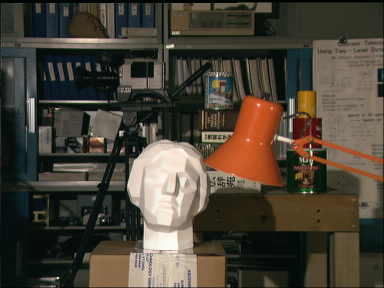
%> input picture pair1/scene_l.ppm, 384 x 288 px
$ octave DisparityMap.m   (GNU Octave 9; MATLAB toolbox functions it lacks are replaced by stand-ins)
%> lines starting %> are read from the running program, lines starting %| are printed output that depends on the picture
	left = 'scene_l.ppm';
	right = 'scene_r.ppm';
% function DisparityMap(left, right, criteria)
% left is path of left image
% right is path of right image
% criteria is intensity match criteria:
% 	 i) Sum of absolute difference
% 	 ii)Sum of squared difference
% 	 iii) Normalized cross-correlation


	% search space is the number of pixel to be searched for the intensity for each pixel
	search_space = [15, 20];
	scale_factor = [16, 20];

	% read images from paths
	RGB_left = imread(left);
%> RGB_left is the input picture: size 288x384x3 uint8; mean R, G, B 74.1, 67.2, 55.2
	RGB_right = imread(right);
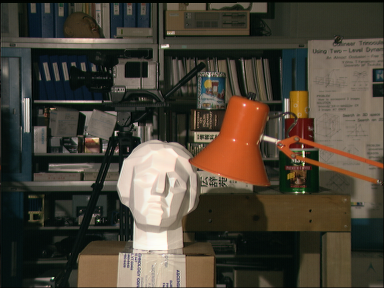
%> input picture pair1/scene_r.ppm, 384 x 288 px
%> RGB_right is the input picture: size 288x384x3 uint8; mean R, G, B 74.7, 67.6, 55.3

	% convert images to grey scale
	RGB_left = rgb2gray(RGB_left);
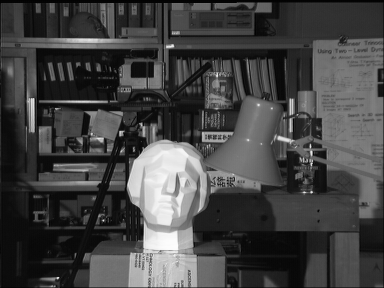
%> RGB_left: size 288x384 uint8; min 0, max 253, mean 67.9
	RGB_right = rgb2gray(RGB_right);
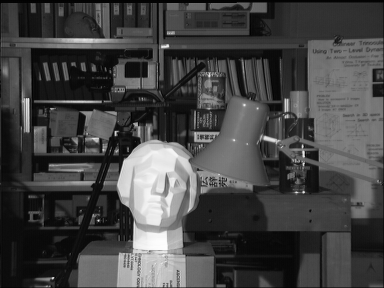
%> RGB_right: size 288x384 uint8; min 0, max 253, mean 68.3


	% %initialize a disparity map of size same as one of the images
	disparity_map = zeros(size(RGB_left,1), size(RGB_left,2));
	 disparity_map_sq = zeros(size(RGB_left,1), size(RGB_left,2));
	 disparity_map_cc = zeros(size(RGB_left,1), size(RGB_left,2));


	w = search_space(1);
	img_size = size(RGB_left);
%> img_size = [288 384]
	new_left = zeros(2*w+img_size(1), 2*w+img_size(2));
	new_right = zeros(2*w+img_size(1), 2*w+img_size(2));
	new_left(w+1:end-w,w+1:end-w) = RGB_left;
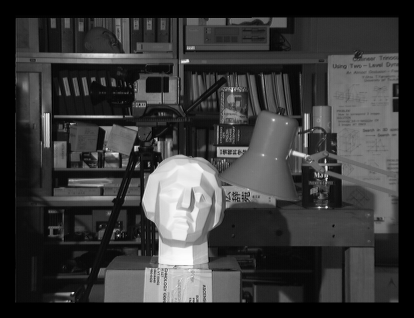
%> new_left: size 318x414 double; min 0, max 253, mean 57
	new_right(w+1:end-w,w+1:end-w) = RGB_right;
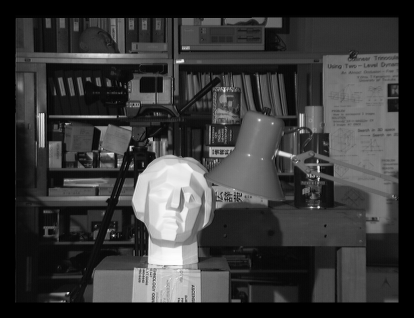
%> new_right: size 318x414 double; min 0, max 253, mean 57.4


	%Outer loop iterates over the row of left image
%> (the run ends here)
